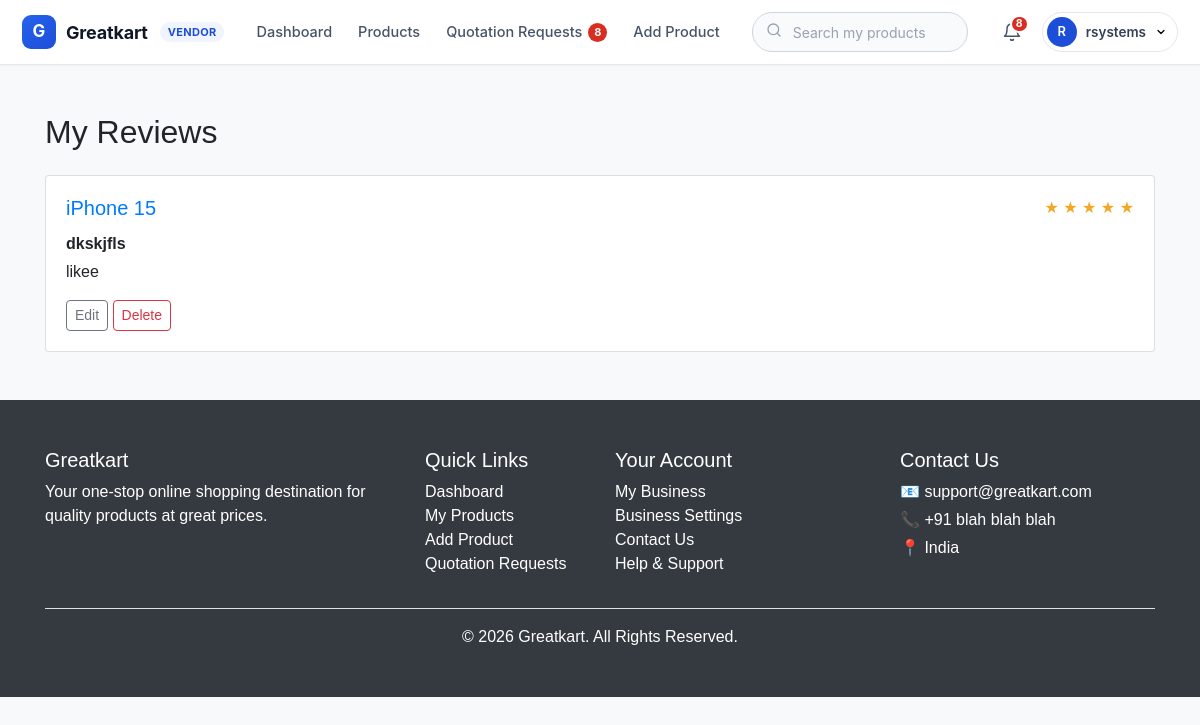
The page /reviews/mine/ (signed in) on the database its author committed.
### accounts/models.py (models this page shows, shortened)
class VendorProfile(models.Model):
    account = models.OneToOneField(
        Account,
        on_delete=models.CASCADE
    )
    business_name = models.CharField(max_length=200)
    business_description = models.TextField(
        blank=True
    )
    phone_number = models.CharField(
        max_length=15,
        blank=True
    )
    is_approved = models.BooleanField(default=True)
    gst_number = models.CharField('GSTIN', max_length=20, blank=True)
    pan_number = models.CharField('PAN', max_length=15, blank=True)
    cin_number = models.CharField('CIN', max_length=25, blank=True)
    business_email = models.EmailField(blank=True)
    website = models.URLField(blank=True)
    business_address = models.TextField(blank=True)
    bank_name = models.CharField(max_length=120, blank=True)
    bank_account_name = models.CharField('A/C holder', max_length=120, blank=True)
    bank_account_number = models.CharField('Account number', max_length=30, blank=True)
    bank_ifsc = models.CharField('IFSC code', max_length=15, blank=True)
    bank_branch = models.CharField('Branch', max_length=120, blank=True)
    terms_validity = models.CharField('Validity', max_length=200, blank=True)
    terms_delivery = models.CharField('Delivery', max_length=255, blank=True)
    terms_payment = models.CharField('Payment', max_length=200, blank=True)
    terms_remarks = models.TextField('Remarks', blank=True)
    slug = models.SlugField(
        max_length=220,
        unique=True,
        null=True,
        blank=True
    )

### reviews/models.py (models this page shows, shortened)
class Review(models.Model):
    user = models.ForeignKey(
        settings.AUTH_USER_MODEL,
        on_delete=models.CASCADE,
        related_name='reviews'
    )
    product = models.ForeignKey(
        'store.Product',
        on_delete=models.CASCADE,
        related_name='reviews'
    )
    order = models.ForeignKey(
        'orders.Order',
        on_delete=models.SET_NULL,
        null=True,
        blank=True,
        related_name='reviews'
    )
    rating = models.PositiveSmallIntegerField(
        validators=[MinValueValidator(1), MaxValueValidator(5)]
    )
    title = models.CharField(max_length=120)
    body = models.TextField()
    is_verified_purchase = models.BooleanField(default=False)
    created_at = models.DateTimeField(auto_now_add=True)
    updated_at = models.DateTimeField(auto_now=True)
    class Meta:
        unique_together = ('user', 'product')
        ordering = ['-created_at']

### store/models.py (models this page shows, shortened)
class Product(models.Model):
    product_name = models.CharField(max_length=200)
    slug = models.SlugField(max_length=200, unique=True)
    description = models.TextField()
    price = models.DecimalField(max_digits=10, decimal_places=2)
    images = models.ImageField(upload_to='photos/products/')
    stock = models.IntegerField()
    category = models.ForeignKey(
        Category,
        on_delete=models.CASCADE,
        null=True,
        blank=True
    )
    vendor = models.ForeignKey(
        VendorProfile,
        on_delete=models.CASCADE,
        related_name='products',
        null=True,
        blank=True
    )
    gst_rate = models.DecimalField(
        'GST rate (%)',
        max_digits=5,
        decimal_places=2,
        choices=GST_SLAB_CHOICES,
        default=DEFAULT_GST_RATE,
    )
    is_available = models.BooleanField(default=True)
    created_at = models.DateTimeField(auto_now_add=True)
    modified_at = models.DateTimeField(auto_now=True)

### reviews/views.py (the view)
# urls.py: path('mine/', views.my_reviews, name='my_reviews'),
@login_required(login_url='login')
def my_reviews(request):
    reviews = Review.objects.filter(user=request.user).select_related('product')
    return render(request, 'reviews/my_reviews.html', {'reviews': reviews})

### templates/reviews/my_reviews.html (shortened to what this page needs)
{% load static %}
<!DOCTYPE html>
<html lang="en">
<head>
    <link rel="stylesheet"
          href="https://cdn.jsdelivr.net/npm/bootstrap@4.0.0/dist/css/bootstrap.min.css">
    <link rel="stylesheet"
          href="{% static 'css/style.css' %}">
</head>
<body>
    {% include "extend-files/navbar.html" %}
    <div class="container mt-5 mb-5">
        <h2 class="mb-4">My Reviews</h2>
        {% if reviews %}
            {% for review in reviews %}
                <div class="card mb-3">
                    <div class="card-body">
                        <div class="d-flex justify-content-between">
                            <h5 class="card-title">
                                <a href="{% url 'product_detail' review.product.slug %}">
                                    {{ review.product.product_name }}
                                </a>
                            </h5>
                            {% include 'partials/rating_stars.html' with avg_rating=review.rating review_count=None %}
                        </div>
                        <p class="mb-1"><strong>{{ review.title }}</strong></p>
                        <p>{{ review.body }}</p>
                        <a href="{% url 'review_edit' review.id %}" class="btn btn-sm btn-outline-secondary">
                            Edit
                        </a>
                        <form method="POST" action="{% url 'review_delete' review.id %}" class="d-inline">
                            <button type="submit" class="btn btn-sm btn-outline-danger">Delete</button>
                        </form>
                    </div>
                </div>
            {% endfor %}
        {% else %}
            <p class="text-muted">You haven't written any reviews yet.</p>
        {% endif %}
    </div>
    {% include "extend-files/footer.html" %}
</body>
</html>

### templates/extend-files/navbar.html (shortened to what this page needs)
<nav class="gk-nav">
    <div class="gk-nav__inner">
        <a class="gk-brand" href="{% url 'home' %}">
            <span class="gk-brand__mark">G</span>
            <span class="gk-brand__name">Greatkart</span>
            {% if is_vendor_account %}
                <span class="gk-brand__tag">Vendor</span>
            {% endif %}
        </a>
        {% if is_vendor_account %}
            <div class="gk-links">
                <a class="gk-link {% if request.resolver_match.url_name == 'vendor_dashboard' %}is-active{% endif %}"
                   href="{% url 'vendor_dashboard' %}">
                    Dashboard
                </a>
                <a class="gk-link {% if 'product' in request.resolver_match.url_name %}is-active{% endif %}"
                   href="{% url 'vendor_products' %}">
                    Products
                </a>
                <a class="gk-link {% if 'quote' in request.resolver_match.url_name %}is-active{% endif %}"
                   href="{% url 'quote_list_vendor' %}">
                    Quotation Requests
                    {% include 'extend-files/quote_badge.html' %}
                </a>
                <a class="gk-link {% if request.resolver_match.url_name == 'vendor_add_product' %}is-active{% endif %}"
                   href="{% url 'vendor_add_product' %}">
                    Add Product
                </a>
            </div>
        {% endif %}
        <form class="gk-search" method="GET" action="{% url 'search' %}" role="search">
            <span class="gk-search__icon">
            </span>
            <input type="search"
                   name="q"
                   value="{{ request.GET.q|default:'' }}"
                   aria-label="Search"
                   placeholder="{% if is_vendor_account %}Search my products{% else %}Search products{% endif %}">
        </form>
        <div class="gk-actions">
            {% if user.is_authenticated %}
                <div class="gk-account gk-bell" data-gk-dropdown>
                    <button type="button"
                            class="gk-icon-btn"
                            data-gk-toggle
                            aria-expanded="false"
                            title="Notifications"
                            aria-label="Notifications{% if unread_notification_count %} ({{ unread_notification_count }} unread){% endif %}">
                        <svg width="20" height="20" viewBox="0 0 24 24" fill="none"
                             stroke="currentColor" stroke-width="1.8"
                             stroke-linecap="round" stroke-linejoin="round">
                            <path d="M18 8A6 6 0 0 0 6 8c0 7-3 9-3 9h18s-3-2-3-9"></path>
                            <path d="M13.73 21a2 2 0 0 1-3.46 0"></path>
                        </svg>
                        {% if unread_notification_count %}
                            <span class="gk-badge">{% if unread_notification_count > 99 %}99+{% else %}{{ unread_notification_count }}{% endif %}</span>
                        {% endif %}
                    </button>
                </div>
                <div class="gk-account" data-gk-dropdown>
                    <button type="button"
                            class="gk-account__btn"
                            data-gk-toggle
                            aria-expanded="false">
                        <span class="gk-avatar">
                            {% if is_vendor_account %}
                                {{ vendor_profile.business_name|slice:":1" }}
                            {% else %}
                                {{ user.full_name|default:user.username|slice:":1" }}
                            {% endif %}
                        </span>
                        <span class="gk-account__name">
                            {% if is_vendor_account %}
                                {{ vendor_profile.business_name }}
                            {% else %}
                                {{ user.full_name|default:user.username }}
                            {% endif %}
                        </span>
                        <svg class="gk-link__caret" width="12" height="12" viewBox="0 0 24 24"
                             fill="none" stroke="currentColor" stroke-width="2.5"
                             stroke-linecap="round" stroke-linejoin="round">
                            <polyline points="6 9 12 15 18 9"></polyline>
                        </svg>
                    </button>
                </div>
            {% else %}
                <a class="gk-btn gk-btn--ghost" href="{% url 'login' %}">Log in</a>
                <a class="gk-btn gk-btn--primary" href="{% url 'register' %}">Sign up</a>
            {% endif %}
        </div>
    </div>
</nav>

### templates/partials/rating_stars.html (shortened to what this page needs)
{% load review_extras %}
<span class="rating-stars-display" title="{{ avg_rating|default:0|floatformat:1 }} out of 5">
    {% for n in "12345" %}
        {% with state=avg_rating|star_state:n %}
            {% if state == 'full' %}
                <span class="star-full">&#9733;</span>
            {% elif state == 'half' %}
                <span class="star-half">&#9733;</span>
            {% else %}
                <span class="star-empty">&#9733;</span>
            {% endif %}
        {% endwith %}
    {% endfor %}
</span>

### rows shown on the page
VendorProfile: business_name "R", business_name "rsystems"
Review: product.product_name "iPhone 15", rating 5 (drawn), title "dkskjfls", body "likee"

### other values the page prints
{{ unread_quotation_count }} "8"
{{ unread_notification_count }} "8"
